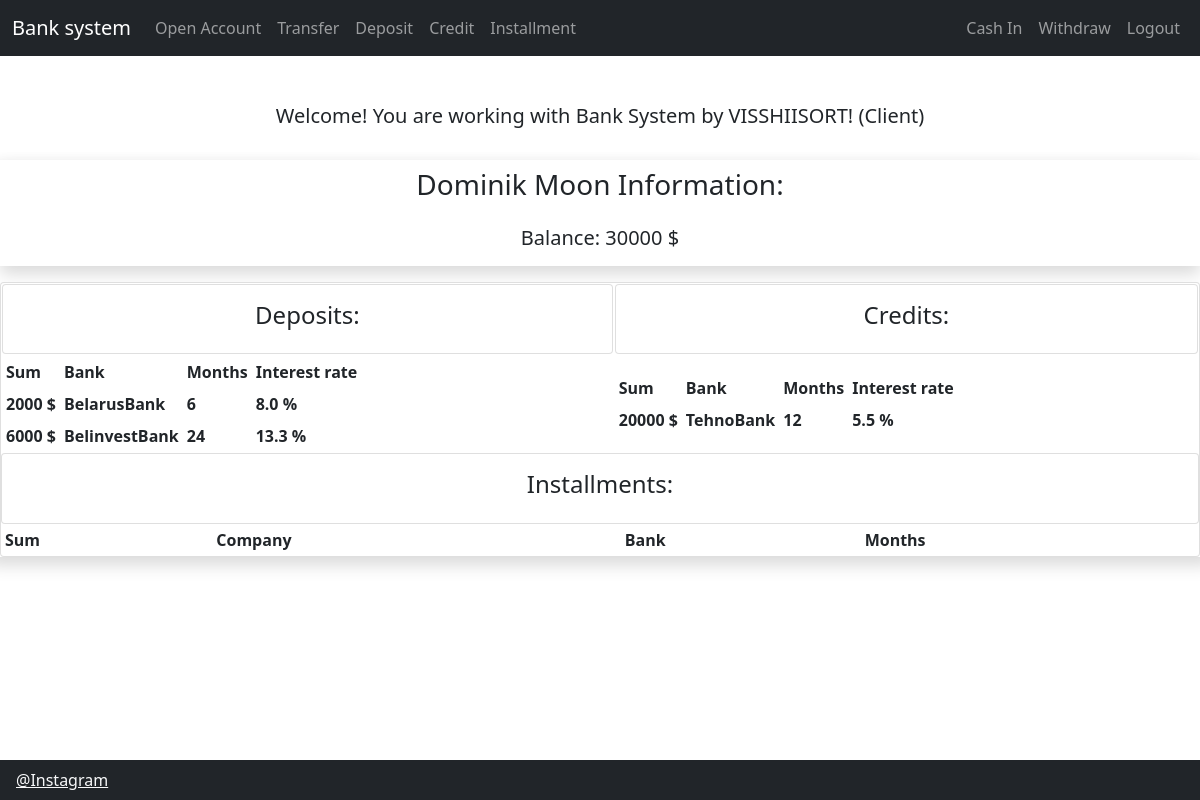
/home/ (signed in), run on the app's committed database.
### bankapp/models.py (models this page shows, shortened)
class User(AbstractUser):
    phone = models.CharField(max_length=13, default='', verbose_name='phone')
    passport_number = models.CharField(max_length=20, default='', verbose_name='passport number')
    blocked = models.BooleanField(default=False)
    roles = (
        ('Client', 'Client'),
        ('Operator', 'Operator'),
        ('Administrator', 'Administrator'),
    )
    role = models.CharField(max_length=30, choices=roles, default=roles[0][1])
    banks = models.ManyToManyField('Bank')
    @property
    def get_full_name(self):
        return self.first_name + ' ' + self.last_name

class Entity(models.Model):
    class Meta:
        abstract = True
    amount = models.PositiveIntegerField(default=0)
    opening_date = models.DateField(auto_now_add=date.today())
    blocked = models.BooleanField(default=False)
    user = models.ForeignKey('User', on_delete=models.CASCADE)
    bank = models.ForeignKey('Bank', on_delete=models.CASCADE)

class BankAccount(Entity):
    frozen = models.BooleanField(default=False)

class Deposit(Entity):
    months = models.ForeignKey('Month', on_delete=models.PROTECT)
    interest_rate = models.ForeignKey('InterestRate', on_delete=models.PROTECT)

class Enterprise(models.Model):
    class Meta:
        abstract = True
    name = models.CharField(max_length=100, default='', unique=True)
    email = models.CharField(max_length=50, default='')
    PAN = models.CharField(max_length=9, unique=True, default='')
    address = models.CharField(max_length=150, unique=True, default='')

class Bank(Enterprise):
    BIC = models.CharField(max_length=11, unique=True, default='')
    def __str__(self):
        return self.name

class Month(models.Model):
    month_amount = models.PositiveSmallIntegerField(default=0)
    bank = models.ManyToManyField('Bank')
    def __str__(self):
        return str(self.month_amount)

class InterestRate(models.Model):
    interest_rate = models.FloatField(default=1)
    bank = models.ManyToManyField('Bank')
    def __str__(self):
        return str(self.interest_rate)

class Credit(Entity):
    months = models.ForeignKey('Month', on_delete=models.PROTECT)
    interest_rate = models.ForeignKey('InterestRate', on_delete=models.PROTECT)

### bankapp/views.py (the view)
# urls.py: path('home/', home, name='home'),
def home(request):
    context = {
        'title': 'Home',
        'menu_client': menu_client,
        'menu_operator': menu_operator,
        'accounts': BankAccount.objects.all(),
        'user_account': BankAccount.objects.get(user=request.user),
        'deposits': Deposit.objects.filter(user=request.user),
        'credits': Credit.objects.filter(user=request.user),
        'installments': Installment.objects.filter(user=request.user),
    }
    return render(request, 'bankapp/index.html', context=context)

### bankapp/templates/bankapp/index.html (shortened to what this page needs)
{% extends 'bankapp/base.html' %}
{% block content %}
    <h5 class="text-center mt-5 pb-4">Welcome! You are working with Bank System by VISSHIISORT! ({{request.user.role}})</h5>
    <div class="row">
        <div class="shadow col-md">
            {% if request.user.role == 'Operator' %}
                <div class="shadow card card-body">
                    <h4 class="text-center">Clients: </h4>
                </div>
                <div class="card card-body">
                    <table class="table-sm">
                        <tr>
                            <th>Username</th>
                            <th>Full Name</th>
                            <th>Balance</th>
                        </tr>
                        {% for a in accounts %}
                            <tr>
                                <th>{{a.user.username}}</th>
                                <th>{{a.user.get_full_name}}</th>
                                <th>{{a.amount|default:0}} $</th>
                            </tr>
                        {% endfor %}
                    </table>
                </div>
            {% else %}
                <div class="shadow">
                    <h3 class="text-center pt-2 mb-4">{{request.user.get_full_name}} Information:</h3>
                    <h5 class="text-center pb-3">Balance: {{user_account.amount}} $</h5>
                </div>
                <div class="card">
                    <table>
                        <tr class="text-center">
                            <th>
                                <div class="card card-body">
                                    <h4 class="text-center">Deposits: </h4>
                                </div>
                            </th>
                            <th>
                                <div class="card card-body">
                                    <h4 class="text-center">Credits: </h4>
                                </div>
                            </th>
                        </tr>
                        <tr>
                            <th>
                                <div>
                                <table class="table-sm">
                                    <tr>
                                        <th>Sum</th>
                                        <th>Bank</th>
                                        <th>Months</th>
                                        <th>Interest rate</th>
                                    </tr>
                                    {% for d in deposits %}
                                        <tr>
                                            <th>{{d.amount}} $</th>
                                            <th>{{d.bank}}</th>
                                            <th>{{d.months}}</th>
                                            <th>{{d.interest_rate}} %</th>
                                        </tr>
                                    {% endfor %}
                                </table>
                                </div>
                            </th>
                            <th>
                                <div>
                                <table class="table-sm">
                                    <tr>
                                        <th>Sum</th>
                                        <th>Bank</th>
                                        <th>Months</th>
                                        <th>Interest rate</th>
                                    </tr>
                                    {% for c in credits %}
                                        <tr>
                                            <th>{{c.amount}} $</th>
                                            <th>{{c.bank}}</th>
                                            <th>{{c.months}}</th>
                                            <th>{{c.interest_rate}} %</th>
                                        </tr>
                                    {% endfor %}
                                </table>
                                </div>
                            </th>
                        </tr>
                    </table>
                <div class="card card-body">
                    <h4 class="text-center">Installments: </h4>
                </div>
                    <table class="table-sm">
                        <tr>
                            <th>Sum</th>
                            <th>Company</th>
                            <th>Bank</th>
                            <th>Months</th>
                        </tr>
                    </table>
            {% endif %}
        </div>
    </div>
{% endblock %}

### data on the page
User: user.role "Client", user.get_full_name "Dominik Moon"
BankAccount: amount "30000"
Deposit: amount "2000", bank "BelarusBank", months "6", interest_rate "8.0"
Deposit: amount "6000", bank "BelinvestBank", months "24", interest_rate "13.3"
Credit: amount "20000", bank "TehnoBank", months "12", interest_rate "5.5"

### other printed values
{{ m.title }} "Open Account" "Transfer" "Deposit" "Credit" "Installment"
